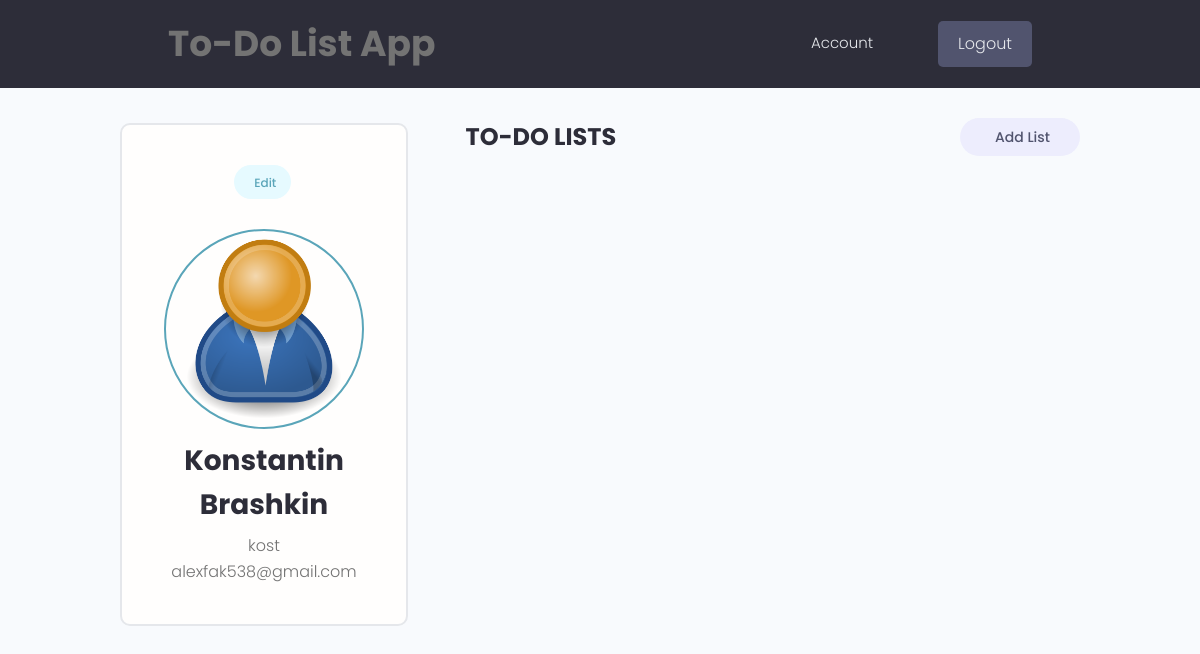
/account/ (signed in), run on the app's committed database.
### users/models.py (models this page shows, shortened)
class Profile(models.Model):
    user = models.OneToOneField(User, on_delete=models.CASCADE, null=True, blank=True)
    name = models.CharField(max_length=200, null=True, blank=True)
    email = models.EmailField(max_length=500, blank=True, null=True)
    username = models.CharField(max_length=200, null=True, blank=True)
    profile_image = models.ImageField(blank=True, null=True, upload_to='profiles/', default="profiles/user-default.png")
    created_date = models.DateTimeField(auto_now_add=True)

### users/views.py (the view)
# urls.py: path('account/', views.userAccount, name='account'),
@login_required(login_url='login')
def userAccount(request):
    profile = request.user.profile
    todo_lists = ToDoList.objects.all().filter(owner=profile)
    context = {'profile': profile, 'todo_lists': todo_lists}
    return render(request, 'account.html', context)

### templates/account.html (shortened to what this page needs)
{% extends 'main.html' %}
{% block content %}
<main class="settingsPage profile my-md">
    <div class="container">
      <div class="layout">
        <div class="column column--1of3">
          <div class="card text-center">
            <div class="card__body dev">
              <a class="tag tag--pill tag--main settings__btn" href="{% url 'edit-account' %}"> Edit</a>
              <img class="avatar avatar--xl dev__avatar" src="{{ profile.profile_image.url }}" />
              <h2 class="dev__name">{{ profile.name }}</h2>
              <p>{{ profile.username }}</p>
              <p>{{ profile.email }}</p>
            </div>
          </div>
        </div>
        <div class="column column--2of3">
          <div class="settings">
            <h3 class="settings__title">To-Do Lists</h3>
            <a class="tag tag--pill tag--sub settings__btn tag--lg" href="{% url 'create-list' %}"> Add List</a>
          </div>
      </div>
    </div>
</main>
{% endblock %}

### static/styles/app.css (style rules this page uses)
:root { --color-sub: #2d2d39; }
.card { border: 2px solid var(--color-light); }
img { width: 100%; }
.profile .card > .dev { padding: 4rem; }
.dev__avatar { display: block; margin: auto; }
.dev__name { color: var(--color-sub); font-size: 2.8rem; font-weight: 700; margin-top: 1rem; margin-bottom: 0.5rem; }
.settingsPage .dev > .settings__btn { display: inline-block; margin-bottom: 3rem; }
.settings { display: flex; justify-content: space-between; align-items: center; }
.settings__title { font-size: 2.4rem; text-transform: uppercase; font-weight: 700; color: var(--color-sub); }

### static/uikit/styles/modules/_variables.css (style rules this page uses)
:root { --color-main: #5aa5b9; --color-main-light: #e6faff; --color-sub: #3f4156; --color-sub-light: #51546e; --color-sub-lighter: #ededfd; --color-text: #737373; --color-gray: #8b8b8b; --color-light: #e5e7eb; --color-light-gray: #767676; --color-bg: #f8fafd; --color-white: #fffefd; --color-white-light: #f3f3f3; --color-success: #359e64; --color-success-bg: #def8e8; --color-error: #fc4b0b; --color-error-bg: #fff2ee; --font-base: 'Poppins', arial, helvetica, 'Segoe UI', roboto, ubuntu, sans-serif; --font-monospace: 'Fira Code', 'Courier New', courier, monospace; --font-regular: 300; --font-medium: 500; --font-bold: 700; --generic-shadow: 1px 1px 5px #00000010; --generic-transition: all 0.3s ease-in-out; }

### static/uikit/styles/modules/_base.css (style rules this page uses)
* { margin: 0; padding: 0; box-sizing: border-box; text-rendering: optimizeLegibility; color: inherit; font-size: inherit; }
html { font-size: 50%; }
@media only screen and (min-width: 480px) { html { font-size: 56.25%; } }
@media only screen and (min-width: 1200px) { html { font-size: 62.5%; } }
body { line-height: 1.6; font-weight: 400; font-size: 1.5rem; color: var(--color-text); background-color: var(--color-bg); min-height: 100vh; }

### static/uikit/styles/modules/_typography.css (style rules this page uses)
* { font-family: var(--font-base); }
h2 { font-size: 3.6rem; font-weight: var(--font-bold); }
h3 { font-size: 3.2rem; font-weight: var(--font-medium); }
p, span, strong { font-size: 1.6rem; color: var(--color-text); font-weight: var(--font-regular); }
a { padding-bottom: 2px; text-decoration: none; display: inline-block; color: var(--color-main); font-weight: var(--font-medium); }

### static/uikit/styles/modules/_utilities.css (style rules this page uses)
.container { width: 92%; max-width: 165rem; margin: 0 auto; box-sizing: border-box; }
@media screen and (min-width: 1000px) { .container { width: 90%; } }
@media screen and (min-width: 1200px) { .container { width: 80%; } }
.text-center { text-align: center; }
.my-md { margin: 3rem auto; }

### static/uikit/styles/modules/_avatar.css (style rules this page uses)
.avatar { border-radius: 50%; border: 2px solid var(--color-main); object-fit: cover; }
.avatar--xl { height: 20rem; width: 20rem; }

### static/uikit/styles/modules/_card.css (style rules this page uses)
.card { border-radius: 1rem; background-color: var(--color-white); border: 1.5px solid var(--color-light); width: auto; height: auto; margin-top: 0.5rem; margin-bottom: 0.5rem; overflow: hidden; }
.card__body, .card__header { padding: 2rem 2.5rem; }

### static/uikit/styles/modules/_tag.css (style rules this page uses)
.tag { display: inline-flex; align-items: center; background-color: var(--color-sub); height: -webkit-fit-content; height: -moz-fit-content; height: fit-content; width: -webkit-fit-content; width: -moz-fit-content; width: fit-content; border-radius: 0.5rem; padding: 0.5rem 1.5rem; font-size: 1.2rem; cursor: pointer; }
.tag:not(:last-child) { margin-right: 0.25rem; margin-bottom: 0.75rem; }
.tag--pill { border-radius: 5rem; }
.tag--main, .tag--main > small { background: var(--color-main-light); color: var(--color-main); font-weight: 500; }
.tag--sub, .tag--sub > small { background: var(--color-sub-lighter); color: var(--color-sub-light); font-weight: 500; }
.tag--lg { padding: 0.8rem 3rem; font-size: 1.4rem; }

### static/uikit/styles/modules/_layout.css (style rules this page uses)
.layout { display: flex; flex-flow: row wrap; justify-content: space-between; }
.layout > .column { margin-bottom: 3rem; }
.layout > .column.column--1of3 { flex-basis: 30%; }
.layout > .column.column--2of3 { flex-basis: 64%; }

### data on the page
Profile: profile_image (placeholder picture), name "Konstantin Brashkin", username "kost", email "alexfak538@gmail.com"
